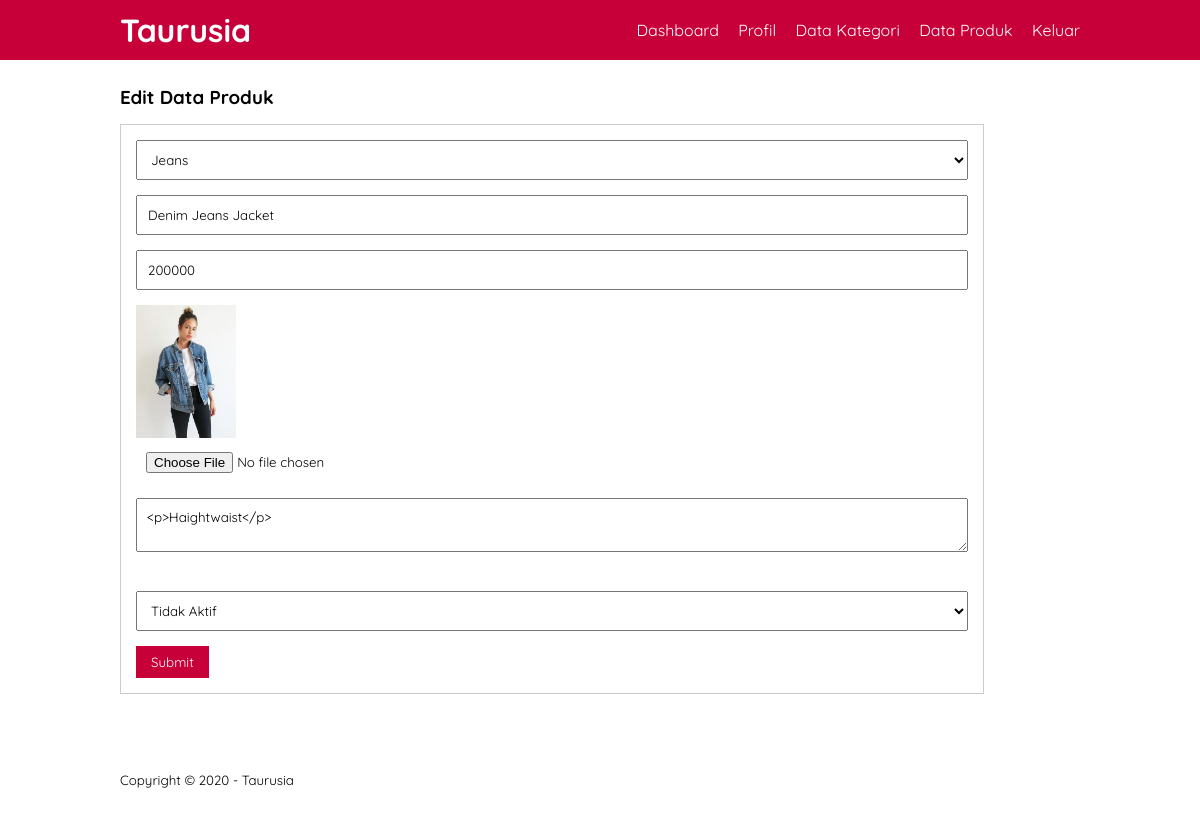
The page /edit-produk.php?id=10 (signed in) on the database its author committed.
### tables this page shows
CREATE TABLE `tb_product` (
  `product_id` int(11) NOT NULL,
  `category_id` int(11) NOT NULL,
  `product_name` varchar(100) NOT NULL,
  `product_price` int(11) NOT NULL,
  `product_description` text NOT NULL,
  `product_image` varchar(100) NOT NULL,
  `product_status` tinyint(1) NOT NULL,
  `date_created` timestamp NOT NULL DEFAULT current_timestamp()
);

CREATE TABLE `tb_category` (
  `category_id` int(11) NOT NULL,
  `category_name` varchar(25) NOT NULL
);

### edit-produk.php (the view, shortened to what this page needs)
<?php
	include'db.php';
	$produk = mysqli_query($conn, "SELECT * FROM tb_product WHERE product_id = '".$_GET['id']."' ");
	$p = mysqli_fetch_object($produk);
?>
<!DOCTYPE html>
<html>
<head>
	<link rel="stylesheet" type="text/css" href="style.css">
</head>
<body>
	<header>
	<div class="container">
		<h1><a href="">Taurusia</a></h1>
		<ul>
			<li><a href="dashboard.php">Dashboard</a></li>
			<li><a href="profil.php">Profil</a></li>
			<li><a href="data-kategori.php">Data Kategori</a></li>
			<li><a href="data-produk.php">Data Produk</a></li>
			<li><a href="keluar.php">Keluar</a></li>
		</ul>
	</div>
	</header>
	<div class="section">
		<div class="container">
			<h3>Edit Data Produk</h3>
			<div class="box">
				<form action="" method="POST" enctype="multipart/form-data">
					<select class="input-control" name="kategori" required>
						<?php
							$kategori = mysqli_query($conn, "SELECT * FROM tb_category ORDER BY category_id DESC");
							while ($r = mysqli_fetch_array($kategori)) {
						?>
						<option value="<?php echo $r['category_id']?>"<?php echo ($r['category_id'] == $p->category_id)?'selected':''?>><?php echo $r['category_name'] ?></option><?php } ?>
					</select>
					<input type="text" name="nama" class="input-control" placeholder="Nama Produk" value="<?php echo $p->product_name?>" required>
					<input type="text" name="harga" class="input-control" placeholder="Harga" value="<?php echo $p->product_price?>"
					required >
					<img src="produk/<?php echo $p->product_image?>"width="100px">
					<input type="file" name="gambar" class="input-control" >
					<textarea name="deskripsi" class="input-control" placeholder="Deskripsi"><?php echo $p->product_description?></textarea><br><br>
					<select class="input-control" name="status">
						<option value="0"<?php echo ($p->product_status == 0)?'selected':''; ?>>Tidak Aktif</option>
					</select>
					<input type="submit" name="submit" value="Submit" class="btn" required>
				</form>
			</div>
		</div>
	</div>
	<footer>
		<div class="container">
			<small>Copyright &copy; 2020 - Taurusia</small>
		</div>
	</footer>
</body>
</html>

### style.css (style rules this page uses)
* { padding: 0; margin: 0; font-family: 'Quicksand', sans-serif; }
body { background-color: #FFFFFF; }
a { color: inherit; text-decoration: none; }
.input-control { width: 100%; padding: 10px; margin-bottom: 15px; box-sizing: border-box; }
.btn { padding: 8px 15px; background-color: #C70039; color: #FFFFFF; border: none; cursor: pointer; }
header { border: none; background-color: #C70039; color: #FFFFFF; }
header h1 { float: left; padding: 10px 0; }
header ul { float: right; }
header ul li { display: inline-block; }
header ul li a { padding: 20px 0 20px 15px; display: inline-block; }
footer { padding: 25px 0; }
.container { width: 80%; margin: 0 auto; }
.container:after { content: ''; display: block; clear: both; }
.section { padding: 25px 0; }
.box { width: 90%; background-color: #FFFFFF; border: 1px solid #ccc; padding: 15px; box-sizing: border-box; margin: 15px 0 25px 0; }
.box:after { content: ''; display: block; clear: both; }

### rows shown on the page
tb_product: kategori "Jeans", nama "Denim Jeans Jacket", harga "200000", product_image (picture), deskripsi "<p>Haightwaist</p>", status "Tidak Aktif"
